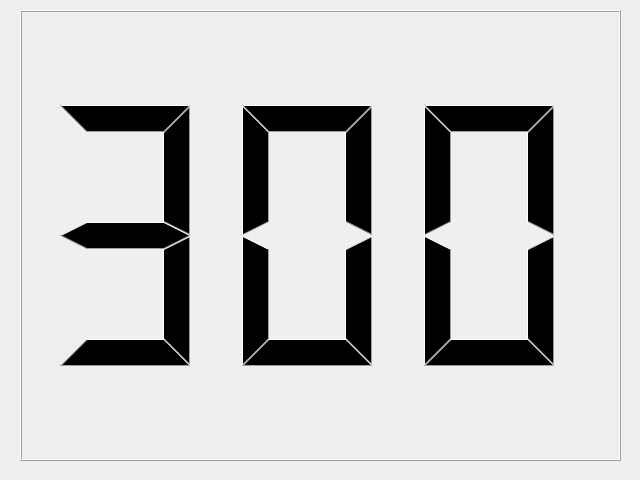
<?xml version="1.0" encoding="UTF-8"?>
<ui version="4.0">
 <class>MainWindow</class>
 <widget class="QMainWindow" name="MainWindow">
  <property name="geometry">
   <rect>
    <x>0</x>
    <y>0</y>
    <width>640</width>
    <height>480</height>
   </rect>
  </property>
  <property name="windowTitle">
   <string>MainWindow</string>
  </property>
  <widget class="QWidget" name="centralwidget">
   <widget class="QLCDNumber" name="lcdNumber">
    <property name="geometry">
     <rect>
      <x>20</x>
      <y>10</y>
      <width>601</width>
      <height>451</height>
     </rect>
    </property>
    <property name="smallDecimalPoint">
     <bool>true</bool>
    </property>
    <property name="digitCount">
     <number>3</number>
    </property>
    <property name="mode">
     <enum>QLCDNumber::Dec</enum>
    </property>
    <property name="segmentStyle">
     <enum>QLCDNumber::Filled</enum>
    </property>
    <property name="value" stdset="0">
     <double>300.000000000000000</double>
    </property>
   </widget>
  </widget>
 </widget>
 <resources/>
 <connections/>
</ui>
